Frame 1 (no input): blank canvas, image omitted
Frame 60 (the mouse pressed at the canvas centre just before this capture): blank canvas, image omitted
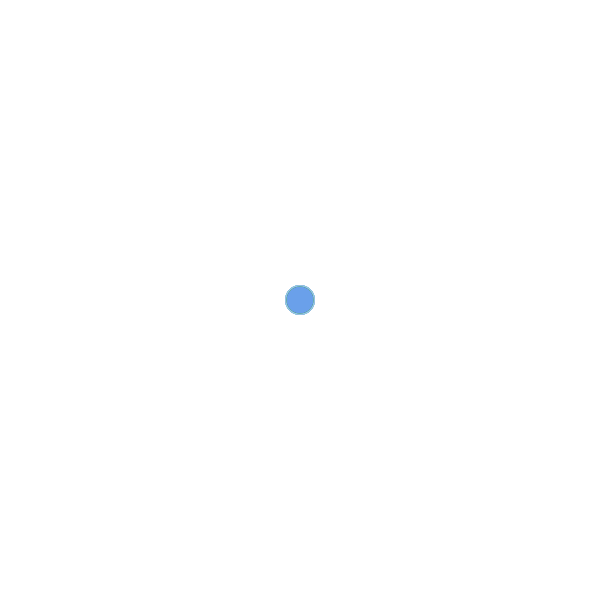
Frame 120 (the mouse held since frame 60 and released just before this capture)

The Processing sketch whose frames 1 and 60 were blank and that drew this single picture after the mouse press (run headless with seeded random() and noise(); from frame 60 on, the mouse is pressed at the canvas centre):

// Processing sketch: processing_139317
// ── processing_139317.pde


int lineLength=100;
int[] x = new int[lineLength];
int[] y = new int[lineLength];

int[] r = new int[256];
int[] g = new int[256];
int[] b = new int[256];

int[] size = new int[5000];

int counter=0;

void setup() {
  size(600, 600);
  background(255);
  smooth();
}

void draw() {
  noStroke();
  if (keyPressed) {
    background(random(0, 255), random(0, 255), random(0, 255));
  }

  int i = 0;

  while (i < x.length) {

    fill(r[i], g[i], b[i]);
    ellipse(x[i], y[i], size[i], size[i]);

    i = i + 1;
  }

  if (mousePressed) {

    if (counter >= x.length) {
      size = expand(size);
      r = expand(r);
      g = expand(g);
      b = expand(b);
      x = expand(x);
      y = expand(y);
    }
    size[counter] = round(random(10, 30));
    r[counter] = round(random(0, 255));
    g[counter] = round(random(0, 255));
    b[counter] = round(random(0, 255));
    x[counter] = mouseX;
    y[counter] = mouseY;
    if (key == 'r') {
      r[counter] = round(random(0, 255));
      g[counter] = 0;
      b[counter] = 0;
    }
    if (key == 'g') {
      r[counter] = 0;
      g[counter] = round(random(0, 255));
      b[counter] = 0;
    }
    if (key == 'b') {
      r[counter] = 0;
      g[counter] = 0;
      b[counter] = round(random(0, 255));
    }
    if (key == 'h') {
      size[counter] = round(random(30, 50));
    }
    if (key == 'l') {
      size[counter] = round(random(0, 10));
    }
    counter = counter+1;
  }
}
